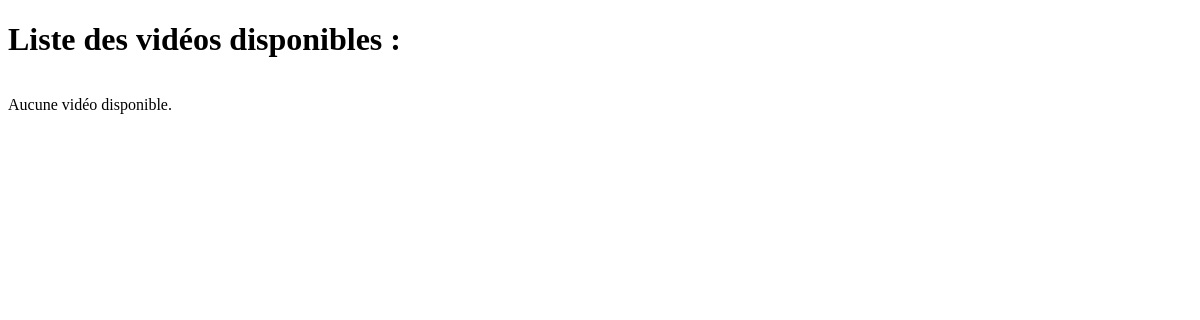
Page /stream/play.php on the earlier database version.
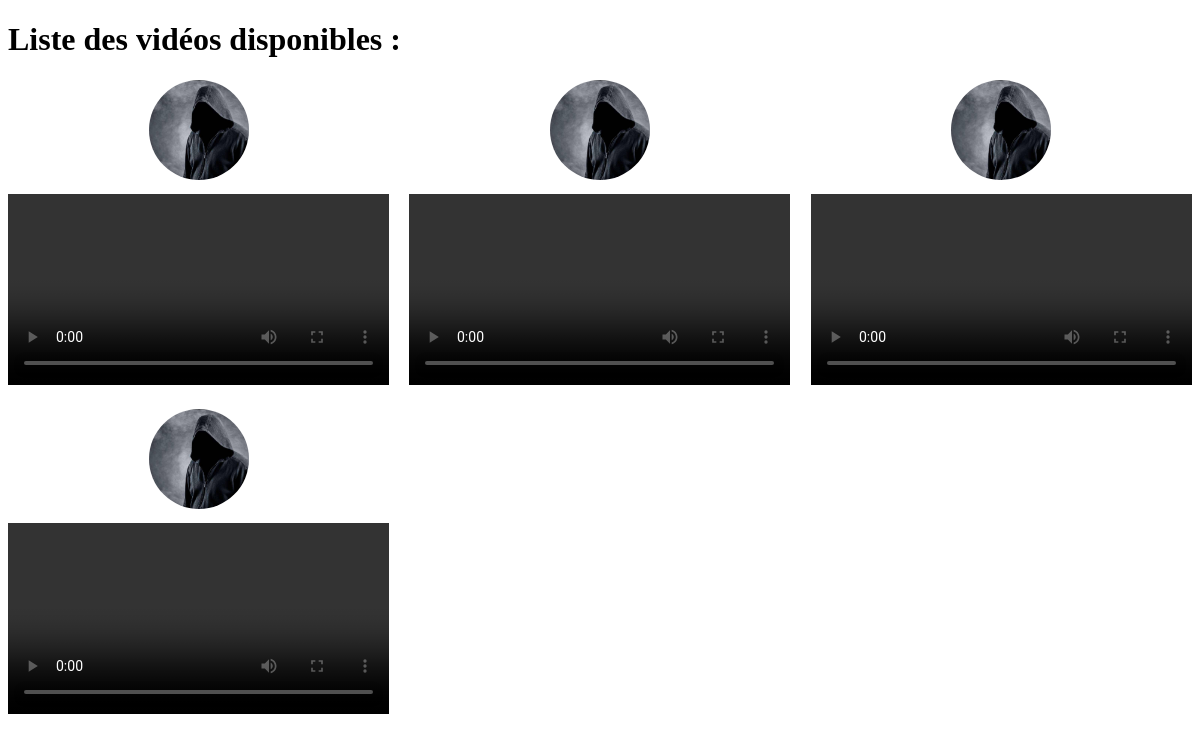
Same page on the later database version.
### tables this page shows
CREATE TABLE IF NOT EXISTS `streams` (
  `id` int(11) NOT NULL AUTO_INCREMENT,
  `user_id` int(11) NOT NULL,
  `stream_key` varchar(255) NOT NULL,
  `status` enum('live','offline') NOT NULL DEFAULT 'offline',
  PRIMARY KEY (`id`),
  UNIQUE KEY `stream_key` (`stream_key`),
  KEY `user_id` (`user_id`)
);

CREATE TABLE IF NOT EXISTS `user` (
  `id` int(11) NOT NULL AUTO_INCREMENT,
  `username` varchar(255) NOT NULL,
  `password` varchar(255) NOT NULL,
  `photo` varchar(255) DEFAULT NULL,
  `description` text,
  `email` varchar(255) NOT NULL,
  PRIMARY KEY (`id`)
);

### stream/play.php (the view, shortened to what this page needs)
<?php
require('../phpconnect/database.php');
$query = "SELECT streams.*, user.photo FROM streams INNER JOIN user ON streams.user_id = user.id";
$stmt = $pdo->query($query);
$videos = $stmt->fetchAll(PDO::FETCH_ASSOC);
?>
<!DOCTYPE html>
<html>
<head>
</head>
<body>
    <h1>Liste des vidéos disponibles :</h1>
    <div class="video-grid">
        <?php if (!empty($videos)): ?>
            <?php foreach ($videos as $video): ?>
                <div class="video-item">
                    <?php if (!empty($video['photo'])): ?>
                        <?php
                        $userId = $video['user_id'];
                        $stmt = $pdo->prepare("SELECT * FROM user WHERE id = ?");
                        $stmt->execute([$userId]);
                        $profileUser = $stmt->fetch();
                        ?>
                        <?php if ($profileUser): ?>
                            <a href="../test/profilviews.php?user_id=<?php echo $userId; ?>">
                                <img src="<?php echo $video['photo']; ?>" alt="Photo utilisateur">
                            </a>
                        <?php endif; ?>
                    <?php endif; ?>
                    <a href="watch.php?id=<?php echo $video['id']; ?>">
                        <video controls>
                            <source src="videos/<?php echo $video['stream_key']; ?>" type="video/mp4">
                        </video>
                    </a>
                </div>
            <?php endforeach; ?>
        <?php else: ?>
            <p>Aucune vidéo disponible.</p>
        <?php endif; ?>
    </div>
</body>
</html>

### stream/play.php (style rules this page uses)
.video-grid { display: grid; grid-template-columns: repeat(auto-fit, minmax(320px, 1fr)); grid-gap: 20px; }
.video-item { text-align: center; }
.video-item video { width: 100%; }
.video-item img { width: 100px; height: 100px; object-fit: cover; border-radius: 50%; margin-bottom: 10px; cursor: pointer; }

Differences in the rows shown:
added streams: user.photo (picture)
added streams: user.photo (picture)
added streams: user.photo (picture)
added streams: user.photo (picture)
Other differences:
text no longer shown: "Aucune vidéo disponible."
